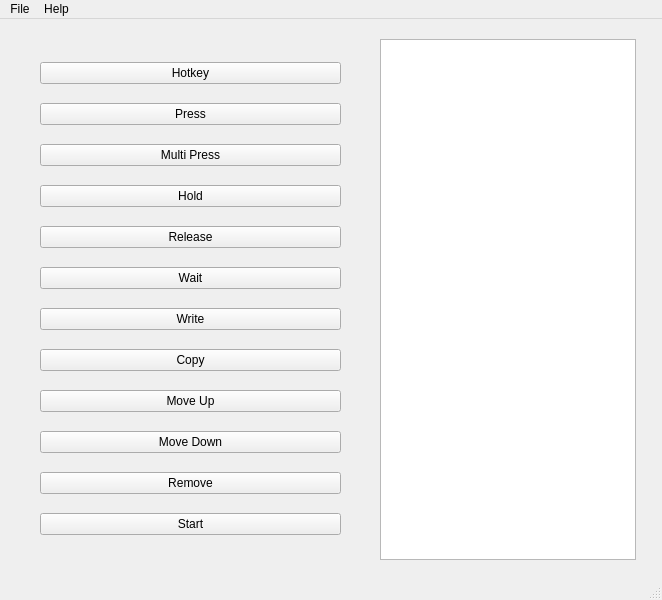
<?xml version="1.0" encoding="UTF-8"?>
<ui version="4.0">
 <class>MainWindow</class>
 <widget class="QMainWindow" name="MainWindow">
  <property name="geometry">
   <rect>
    <x>0</x>
    <y>0</y>
    <width>662</width>
    <height>600</height>
   </rect>
  </property>
  <property name="windowTitle">
   <string>Vic's Macros</string>
  </property>
  <property name="toolButtonStyle">
   <enum>Qt::ToolButtonIconOnly</enum>
  </property>
  <widget class="QWidget" name="centralwidget">
   <widget class="QListWidget" name="listWidget">
    <property name="geometry">
     <rect>
      <x>380</x>
      <y>20</y>
      <width>256</width>
      <height>521</height>
     </rect>
    </property>
   </widget>
   <widget class="QWidget" name="">
    <property name="geometry">
     <rect>
      <x>40</x>
      <y>30</y>
      <width>301</width>
      <height>511</height>
     </rect>
    </property>
    <layout class="QVBoxLayout" name="verticalLayout">
     <item>
      <widget class="QPushButton" name="bHotKey">
       <property name="text">
        <string>Hotkey</string>
       </property>
      </widget>
     </item>
     <item>
      <widget class="QPushButton" name="bPress">
       <property name="text">
        <string>Press</string>
       </property>
      </widget>
     </item>
     <item>
      <widget class="QPushButton" name="bMultiPress">
       <property name="text">
        <string>Multi Press</string>
       </property>
      </widget>
     </item>
     <item>
      <widget class="QPushButton" name="bHold">
       <property name="text">
        <string>Hold</string>
       </property>
      </widget>
     </item>
     <item>
      <widget class="QPushButton" name="bRelease">
       <property name="text">
        <string>Release</string>
       </property>
      </widget>
     </item>
     <item>
      <widget class="QPushButton" name="bWait">
       <property name="text">
        <string>Wait</string>
       </property>
      </widget>
     </item>
     <item>
      <widget class="QPushButton" name="bWrite">
       <property name="text">
        <string>Write</string>
       </property>
      </widget>
     </item>
     <item>
      <widget class="QPushButton" name="bCopy">
       <property name="text">
        <string>Copy</string>
       </property>
      </widget>
     </item>
     <item>
      <widget class="QPushButton" name="bMoveUp">
       <property name="text">
        <string>Move Up</string>
       </property>
      </widget>
     </item>
     <item>
      <widget class="QPushButton" name="bMoveDown">
       <property name="text">
        <string>Move Down</string>
       </property>
      </widget>
     </item>
     <item>
      <widget class="QPushButton" name="bRemove">
       <property name="text">
        <string>Remove</string>
       </property>
      </widget>
     </item>
     <item>
      <widget class="QPushButton" name="bTrigger">
       <property name="text">
        <string>Start</string>
       </property>
      </widget>
     </item>
    </layout>
   </widget>
  </widget>
  <widget class="QMenuBar" name="menubar">
   <property name="geometry">
    <rect>
     <x>0</x>
     <y>0</y>
     <width>662</width>
     <height>21</height>
    </rect>
   </property>
   <widget class="QMenu" name="menuFile">
    <property name="title">
     <string>File</string>
    </property>
    <addaction name="actionOpen"/>
    <addaction name="actionSave"/>
   </widget>
   <widget class="QMenu" name="menuHelp">
    <property name="title">
     <string>Help</string>
    </property>
    <addaction name="actionInstructions"/>
    <addaction name="actionAcceptable_Inputs"/>
   </widget>
   <addaction name="menuFile"/>
   <addaction name="menuHelp"/>
  </widget>
  <widget class="QStatusBar" name="statusbar"/>
  <action name="actionOpen">
   <property name="text">
    <string>Open</string>
   </property>
  </action>
  <action name="actionSave">
   <property name="text">
    <string>Save</string>
   </property>
  </action>
  <action name="actionInstructions">
   <property name="text">
    <string>Instructions</string>
   </property>
  </action>
  <action name="actionAcceptable_Inputs">
   <property name="text">
    <string>Acceptable Inputs</string>
   </property>
  </action>
 </widget>
 <resources/>
 <connections/>
</ui>
